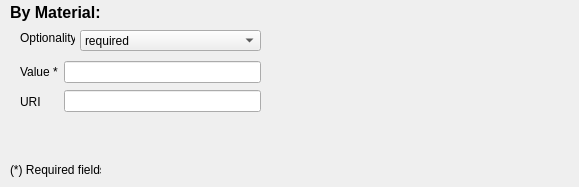
<?xml version="1.0" encoding="UTF-8"?>
<ui version="4.0">
 <class>FilterMaterialWindow</class>
 <widget class="QMainWindow" name="FilterMaterialWindow">
  <property name="geometry">
   <rect>
    <x>0</x>
    <y>0</y>
    <width>579</width>
    <height>187</height>
   </rect>
  </property>
  <property name="windowTitle">
   <string>MainWindow</string>
  </property>
  <widget class="QWidget" name="centralwidget">
   <widget class="QLabel" name="lbl_editing_title">
    <property name="geometry">
     <rect>
      <x>10</x>
      <y>0</y>
      <width>161</width>
      <height>24</height>
     </rect>
    </property>
    <property name="font">
     <font>
      <family>Arial</family>
      <pointsize>12</pointsize>
      <weight>75</weight>
      <bold>true</bold>
     </font>
    </property>
    <property name="text">
     <string>By Material:</string>
    </property>
   </widget>
   <widget class="QLabel" name="label_3">
    <property name="geometry">
     <rect>
      <x>10</x>
      <y>160</y>
      <width>91</width>
      <height>19</height>
     </rect>
    </property>
    <property name="text">
     <string>(*) Required fields</string>
    </property>
   </widget>
   <widget class="QWidget" name="layoutWidget">
    <property name="geometry">
     <rect>
      <x>20</x>
      <y>60</y>
      <width>241</width>
      <height>54</height>
     </rect>
    </property>
    <layout class="QHBoxLayout" name="horizontalLayout">
     <item>
      <layout class="QVBoxLayout" name="verticalLayout">
       <item>
        <widget class="QLabel" name="lbl_value">
         <property name="text">
          <string>Value *</string>
         </property>
        </widget>
       </item>
       <item>
        <widget class="QLabel" name="lbl_URI">
         <property name="text">
          <string>URI</string>
         </property>
        </widget>
       </item>
      </layout>
     </item>
     <item>
      <layout class="QVBoxLayout" name="verticalLayout_2">
       <item>
        <widget class="QLineEdit" name="txt_value"/>
       </item>
       <item>
        <widget class="QLineEdit" name="txt_uri"/>
       </item>
      </layout>
     </item>
    </layout>
   </widget>
   <widget class="QComboBox" name="combo_optionality">
    <property name="geometry">
     <rect>
      <x>80</x>
      <y>30</y>
      <width>181</width>
      <height>21</height>
     </rect>
    </property>
    <item>
     <property name="text">
      <string>required</string>
     </property>
    </item>
    <item>
     <property name="text">
      <string>optional</string>
     </property>
    </item>
    <item>
     <property name="text">
      <string>prohibited</string>
     </property>
    </item>
   </widget>
   <widget class="QLabel" name="label">
    <property name="geometry">
     <rect>
      <x>20</x>
      <y>30</y>
      <width>55</width>
      <height>16</height>
     </rect>
    </property>
    <property name="text">
     <string>Optionality</string>
    </property>
   </widget>
  </widget>
 </widget>
 <resources/>
 <connections/>
</ui>
